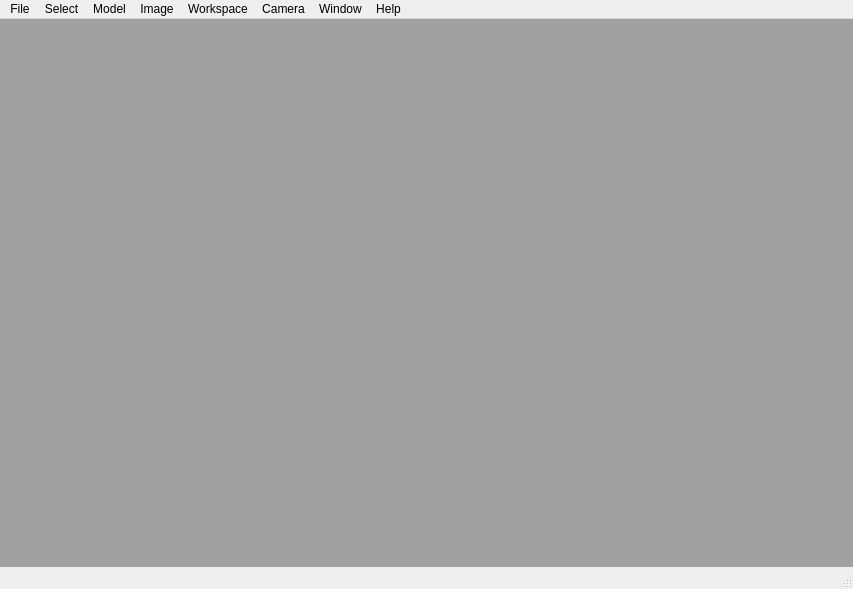
<?xml version="1.0" encoding="UTF-8"?>
<ui version="4.0">
 <class>MainWindow</class>
 <widget class="QMainWindow" name="MainWindow">
  <property name="geometry">
   <rect>
    <x>0</x>
    <y>0</y>
    <width>853</width>
    <height>589</height>
   </rect>
  </property>
  <property name="windowTitle">
   <string>Okno główne</string>
  </property>
  <property name="windowIcon">
   <iconset resource="../dpVision.qrc">
    <normaloff>:/icons/dpVision.ico</normaloff>:/icons/dpVision.ico</iconset>
  </property>
  <property name="animated">
   <bool>false</bool>
  </property>
  <property name="documentMode">
   <bool>false</bool>
  </property>
  <property name="dockNestingEnabled">
   <bool>false</bool>
  </property>
  <property name="dockOptions">
   <set>QMainWindow::AllowTabbedDocks|QMainWindow::VerticalTabs</set>
  </property>
  <property name="unifiedTitleAndToolBarOnMac">
   <bool>false</bool>
  </property>
  <widget class="QWidget" name="centralWidget">
   <property name="sizePolicy">
    <sizepolicy hsizetype="Expanding" vsizetype="Expanding">
     <horstretch>0</horstretch>
     <verstretch>0</verstretch>
    </sizepolicy>
   </property>
   <property name="minimumSize">
    <size>
     <width>0</width>
     <height>0</height>
    </size>
   </property>
   <property name="maximumSize">
    <size>
     <width>16777215</width>
     <height>16777215</height>
    </size>
   </property>
   <property name="autoFillBackground">
    <bool>false</bool>
   </property>
   <layout class="QVBoxLayout" name="verticalLayout">
    <property name="leftMargin">
     <number>0</number>
    </property>
    <property name="topMargin">
     <number>0</number>
    </property>
    <property name="rightMargin">
     <number>0</number>
    </property>
    <property name="bottomMargin">
     <number>0</number>
    </property>
    <item>
     <widget class="QMdiArea" name="mdiArea">
      <property name="lineWidth">
       <number>0</number>
      </property>
      <property name="background">
       <brush brushstyle="SolidPattern">
        <color alpha="255">
         <red>160</red>
         <green>160</green>
         <blue>160</blue>
        </color>
       </brush>
      </property>
      <property name="viewMode">
       <enum>QMdiArea::SubWindowView</enum>
      </property>
      <property name="documentMode">
       <bool>false</bool>
      </property>
     </widget>
    </item>
   </layout>
  </widget>
  <widget class="QMenuBar" name="menuBar">
   <property name="geometry">
    <rect>
     <x>0</x>
     <y>0</y>
     <width>853</width>
     <height>21</height>
    </rect>
   </property>
   <widget class="QMenu" name="menuFIle">
    <property name="title">
     <string>File</string>
    </property>
    <widget class="QMenu" name="menuRecentFiles">
     <property name="title">
      <string>Recent files</string>
     </property>
    </widget>
    <widget class="QMenu" name="menuImport">
     <property name="enabled">
      <bool>true</bool>
     </property>
     <property name="title">
      <string>Import</string>
     </property>
     <addaction name="action_ImportImage"/>
     <addaction name="action_ImportTK"/>
    </widget>
    <addaction name="actionOpenWorkspace"/>
    <addaction name="actionSaveWorkspace"/>
    <addaction name="separator"/>
    <addaction name="action_File_Open"/>
    <addaction name="action_File_SaveAs"/>
    <addaction name="separator"/>
    <addaction name="menuImport"/>
    <addaction name="separator"/>
    <addaction name="menuRecentFiles"/>
    <addaction name="separator"/>
    <addaction name="action_File_Exit"/>
   </widget>
   <widget class="QMenu" name="menuWindows">
    <property name="title">
     <string>Window</string>
    </property>
    <widget class="QMenu" name="menuStereoscopy">
     <property name="title">
      <string>Stereoscopy</string>
     </property>
     <widget class="QMenu" name="menuAnaglyph">
      <property name="title">
       <string>Anaglyph</string>
      </property>
      <addaction name="actionRedCyan"/>
      <addaction name="actionRedBlue"/>
      <addaction name="actionRedGreen"/>
      <addaction name="separator"/>
      <addaction name="actionCyanRed"/>
      <addaction name="actionBlueRed"/>
      <addaction name="actionGreenRed"/>
     </widget>
     <widget class="QMenu" name="menuOther">
      <property name="title">
       <string>Other</string>
      </property>
      <addaction name="actionRowInterlaced"/>
      <addaction name="actionAboveBelow"/>
      <addaction name="separator"/>
      <addaction name="actionColumnInterlaced"/>
      <addaction name="actionSideBySide"/>
     </widget>
     <addaction name="actionStereoNone"/>
     <addaction name="separator"/>
     <addaction name="actionQuadbuffering"/>
     <addaction name="menuAnaglyph"/>
     <addaction name="menuOther"/>
    </widget>
    <widget class="QMenu" name="menuNew">
     <property name="title">
      <string>New</string>
     </property>
     <addaction name="actionNewGLView"/>
    </widget>
    <addaction name="actionFullscreen"/>
    <addaction name="separator"/>
    <addaction name="menuStereoscopy"/>
    <addaction name="separator"/>
    <addaction name="action_View_Shaders"/>
    <addaction name="menuNew"/>
    <addaction name="separator"/>
    <addaction name="actionCascade"/>
    <addaction name="actionTile"/>
   </widget>
   <widget class="QMenu" name="menuWorkspace">
    <property name="title">
     <string>Workspace</string>
    </property>
    <widget class="QMenu" name="menuSelection">
     <property name="title">
      <string>Checked models</string>
     </property>
     <addaction name="actionSelectAll"/>
     <addaction name="actionUnselectAll"/>
     <addaction name="separator"/>
     <addaction name="actionResetSelectedTransformations"/>
     <addaction name="separator"/>
     <addaction name="actionHideSelectedModels"/>
     <addaction name="actionShowSelectedModels"/>
     <addaction name="separator"/>
     <addaction name="actionLockSelectedModels"/>
     <addaction name="actionUnlockSelectedModels"/>
     <addaction name="separator"/>
     <addaction name="actionRemoveSelectedModels"/>
    </widget>
    <addaction name="actionResetAllTransformations"/>
    <addaction name="separator"/>
    <addaction name="actionHideAllModels"/>
    <addaction name="actionShowAllModels"/>
    <addaction name="separator"/>
    <addaction name="actionLockAllModels"/>
    <addaction name="actionUnlockAllModels"/>
    <addaction name="separator"/>
    <addaction name="menuSelection"/>
    <addaction name="separator"/>
    <addaction name="actionRemoveAllModels"/>
   </widget>
   <widget class="QMenu" name="menuModel">
    <property name="title">
     <string>Model</string>
    </property>
    <widget class="QMenu" name="menuMeshEditionTools">
     <property name="title">
      <string>Mesh specific tools</string>
     </property>
     <widget class="QMenu" name="menuMeshRenderAs">
      <property name="title">
       <string>Render as</string>
      </property>
      <addaction name="action_Model_RenderAsFaces"/>
      <addaction name="action_Model_RenderAsEdges"/>
      <addaction name="action_Model_RenderAsVertices"/>
     </widget>
     <widget class="QMenu" name="menuMeshPickPoint">
      <property name="title">
       <string>Point Picking</string>
      </property>
      <addaction name="action_Tools_Grab_points"/>
      <addaction name="action_Tools_Picking_Snap"/>
     </widget>
     <addaction name="menuMeshRenderAs"/>
     <addaction name="separator"/>
     <addaction name="action_Model_ShowTexture"/>
     <addaction name="action_Model_Smoothing"/>
     <addaction name="separator"/>
     <addaction name="menuMeshPickPoint"/>
     <addaction name="separator"/>
     <addaction name="action_Mesh_InvertNormals"/>
     <addaction name="action_Mesh_ApplyTransformations"/>
    </widget>
    <widget class="QMenu" name="menuProgressiveMeshSpecificTools">
     <property name="title">
      <string>Progressive Mesh specific tools</string>
     </property>
     <addaction name="actionPMecol"/>
     <addaction name="actionPMvsplit"/>
    </widget>
    <addaction name="actionModelInSelection"/>
    <addaction name="action_Model_Show"/>
    <addaction name="action_Model_Lock"/>
    <addaction name="action_Model_ShowBB"/>
    <addaction name="separator"/>
    <addaction name="actionModelResetTransformation"/>
    <addaction name="separator"/>
    <addaction name="menuMeshEditionTools"/>
    <addaction name="menuProgressiveMeshSpecificTools"/>
    <addaction name="separator"/>
    <addaction name="action_Model_Duplicate"/>
    <addaction name="separator"/>
    <addaction name="action_Model_Close"/>
   </widget>
   <widget class="QMenu" name="menuHelp">
    <property name="title">
     <string>Help</string>
    </property>
    <widget class="QMenu" name="menuDebug">
     <property name="title">
      <string>Debug</string>
     </property>
     <addaction name="actionSwitchConsole"/>
    </widget>
    <addaction name="actionAbout"/>
    <addaction name="separator"/>
    <addaction name="menuDebug"/>
   </widget>
   <widget class="QMenu" name="menuCamera">
    <property name="title">
     <string>Camera</string>
    </property>
    <widget class="QMenu" name="menuProjection">
     <property name="title">
      <string>Projection</string>
     </property>
     <addaction name="actionProjectionPerpective"/>
     <addaction name="actionProjectionOrthogonal"/>
    </widget>
    <widget class="QMenu" name="menuLook_direction">
     <property name="title">
      <string>Look direction</string>
     </property>
     <addaction name="actionLookF"/>
     <addaction name="actionLookB"/>
     <addaction name="actionLookL"/>
     <addaction name="actionLookR"/>
     <addaction name="actionLookT"/>
     <addaction name="actionLookD"/>
    </widget>
    <addaction name="actionCameraResetTransformation"/>
    <addaction name="separator"/>
    <addaction name="menuProjection"/>
    <addaction name="menuLook_direction"/>
   </widget>
   <widget class="QMenu" name="menuSelect">
    <property name="title">
     <string>Select</string>
    </property>
    <addaction name="action_select_Vertex"/>
    <addaction name="action_select_Face"/>
    <addaction name="action_select_None"/>
    <addaction name="separator"/>
    <addaction name="action_select_selection_delete"/>
    <addaction name="action_select_noselection_delete"/>
   </widget>
   <widget class="QMenu" name="menuImage">
    <property name="title">
     <string>Image</string>
    </property>
    <addaction name="action_ImageFit"/>
   </widget>
   <addaction name="menuFIle"/>
   <addaction name="menuSelect"/>
   <addaction name="menuModel"/>
   <addaction name="menuImage"/>
   <addaction name="menuWorkspace"/>
   <addaction name="menuCamera"/>
   <addaction name="menuWindows"/>
   <addaction name="menuHelp"/>
  </widget>
  <widget class="QStatusBar" name="statusBar"/>
  <action name="action_File_Open">
   <property name="text">
    <string>Open...</string>
   </property>
  </action>
  <action name="action_File_Exit">
   <property name="text">
    <string>Exit</string>
   </property>
  </action>
  <action name="actionNewGLView">
   <property name="text">
    <string>OpenGL viewer</string>
   </property>
  </action>
  <action name="actionCascade">
   <property name="text">
    <string>Cascade</string>
   </property>
  </action>
  <action name="actionTile">
   <property name="text">
    <string>Tile</string>
   </property>
  </action>
  <action name="actionFullscreen">
   <property name="text">
    <string>Fullscreen</string>
   </property>
   <property name="shortcut">
    <string>F11</string>
   </property>
   <property name="visible">
    <bool>true</bool>
   </property>
  </action>
  <action name="action_File_SaveAs">
   <property name="text">
    <string>Save as...</string>
   </property>
  </action>
  <action name="actionAll">
   <property name="enabled">
    <bool>false</bool>
   </property>
   <property name="text">
    <string>All</string>
   </property>
  </action>
  <action name="actionSelectNone">
   <property name="text">
    <string>None</string>
   </property>
  </action>
  <action name="actionRotationMode">
   <property name="checkable">
    <bool>true</bool>
   </property>
   <property name="icon">
    <iconset>
     <normaloff>icons/rotate-cw.png</normaloff>icons/rotate-cw.png</iconset>
   </property>
   <property name="text">
    <string>rotation mode</string>
   </property>
  </action>
  <action name="actionZoomMode">
   <property name="checkable">
    <bool>true</bool>
   </property>
   <property name="icon">
    <iconset>
     <normaloff>:/QTgui/icons/zoom16.png</normaloff>:/QTgui/icons/zoom16.png</iconset>
   </property>
   <property name="text">
    <string>zoom mode</string>
   </property>
  </action>
  <action name="actionMoveMode">
   <property name="checkable">
    <bool>true</bool>
   </property>
   <property name="icon">
    <iconset>
     <normaloff>icons/Move.png</normaloff>icons/Move.png</iconset>
   </property>
   <property name="text">
    <string>move mode</string>
   </property>
  </action>
  <action name="actionStereoNone">
   <property name="text">
    <string>None</string>
   </property>
  </action>
  <action name="actionRedCyan">
   <property name="text">
    <string>Red-Cyan</string>
   </property>
  </action>
  <action name="action_Model_ShowTexture">
   <property name="checkable">
    <bool>true</bool>
   </property>
   <property name="checked">
    <bool>true</bool>
   </property>
   <property name="text">
    <string>Texture on/off</string>
   </property>
   <property name="shortcut">
    <string>T</string>
   </property>
  </action>
  <action name="action_Model_Smoothing">
   <property name="checkable">
    <bool>true</bool>
   </property>
   <property name="checked">
    <bool>true</bool>
   </property>
   <property name="text">
    <string>Smoothing on/of</string>
   </property>
   <property name="shortcut">
    <string>Q</string>
   </property>
  </action>
  <action name="action_Model_Duplicate">
   <property name="text">
    <string>Create copy</string>
   </property>
   <property name="shortcut">
    <string>C</string>
   </property>
  </action>
  <action name="actionCameraResetTransformation">
   <property name="text">
    <string>Reset camera transformation</string>
   </property>
   <property name="shortcut">
    <string>Alt+N</string>
   </property>
  </action>
  <action name="action_Model_ShowBB">
   <property name="checkable">
    <bool>true</bool>
   </property>
   <property name="checked">
    <bool>true</bool>
   </property>
   <property name="text">
    <string>Bounding Box show/hide</string>
   </property>
   <property name="shortcut">
    <string>B</string>
   </property>
  </action>
  <action name="actionOpenWorkspace">
   <property name="text">
    <string>Open workspace...</string>
   </property>
  </action>
  <action name="action_Model_Close">
   <property name="text">
    <string>Remove current model</string>
   </property>
   <property name="shortcut">
    <string>Del</string>
   </property>
  </action>
  <action name="actionSaveWorkspace">
   <property name="text">
    <string>Save workspace...</string>
   </property>
  </action>
  <action name="actionQuadbuffering">
   <property name="text">
    <string>Quadbuffering</string>
   </property>
  </action>
  <action name="actionRowInterlaced">
   <property name="text">
    <string>Row interlaced</string>
   </property>
  </action>
  <action name="actionColumnInterlaced">
   <property name="text">
    <string>Column interlaced</string>
   </property>
  </action>
  <action name="actionPMecol">
   <property name="text">
    <string>PM Reduction (ecol)</string>
   </property>
  </action>
  <action name="actionPMvsplit">
   <property name="text">
    <string>PM Reconstruction (vsplit)</string>
   </property>
  </action>
  <action name="actionAbout">
   <property name="text">
    <string>About...</string>
   </property>
  </action>
  <action name="actionPluginsManager">
   <property name="text">
    <string>Manager...</string>
   </property>
  </action>
  <action name="actionRedBlue">
   <property name="text">
    <string>Red-Blue</string>
   </property>
  </action>
  <action name="actionRedGreen">
   <property name="text">
    <string>Red-Green</string>
   </property>
  </action>
  <action name="actionCyanRed">
   <property name="text">
    <string>Cyan-Red</string>
   </property>
  </action>
  <action name="actionBlueRed">
   <property name="text">
    <string>Blue-Red</string>
   </property>
  </action>
  <action name="actionGreenRed">
   <property name="text">
    <string>Green-Red</string>
   </property>
  </action>
  <action name="actionAboveBelow">
   <property name="text">
    <string>Above/Below</string>
   </property>
  </action>
  <action name="actionSideBySide">
   <property name="text">
    <string>Side by side</string>
   </property>
  </action>
  <action name="actionProjectionPerpective">
   <property name="text">
    <string>Perspective</string>
   </property>
   <property name="shortcut">
    <string>Alt+P, P</string>
   </property>
  </action>
  <action name="actionProjectionOrthogonal">
   <property name="text">
    <string>Orthogonal</string>
   </property>
   <property name="shortcut">
    <string>Alt+P, O</string>
   </property>
  </action>
  <action name="action_Model_Lock">
   <property name="checkable">
    <bool>true</bool>
   </property>
   <property name="text">
    <string>Model is locked</string>
   </property>
   <property name="shortcut">
    <string>L</string>
   </property>
  </action>
  <action name="action_Model_Show">
   <property name="checkable">
    <bool>true</bool>
   </property>
   <property name="checked">
    <bool>true</bool>
   </property>
   <property name="text">
    <string>Model is visible</string>
   </property>
   <property name="shortcut">
    <string>H</string>
   </property>
  </action>
  <action name="action_Tools_Picking_Snap">
   <property name="checkable">
    <bool>true</bool>
   </property>
   <property name="text">
    <string>Snap to vertices</string>
   </property>
  </action>
  <action name="action_Tools_Picking_Point">
   <property name="checkable">
    <bool>true</bool>
   </property>
   <property name="checked">
    <bool>true</bool>
   </property>
   <property name="text">
    <string>Point on face</string>
   </property>
  </action>
  <action name="actionDd">
   <property name="text">
    <string>dd</string>
   </property>
  </action>
  <action name="action_View_Shaders">
   <property name="checkable">
    <bool>true</bool>
   </property>
   <property name="enabled">
    <bool>false</bool>
   </property>
   <property name="text">
    <string>Use shaders (test)</string>
   </property>
   <property name="visible">
    <bool>false</bool>
   </property>
  </action>
  <action name="action_Mesh_InvertNormals">
   <property name="text">
    <string>Invert normals</string>
   </property>
  </action>
  <action name="action_Mesh_ApplyTransformations">
   <property name="text">
    <string>Apply transformations</string>
   </property>
  </action>
  <action name="action_Tools_Grab_points">
   <property name="checkable">
    <bool>true</bool>
   </property>
   <property name="text">
    <string>Grab points</string>
   </property>
  </action>
  <action name="actionResetAllTransformations">
   <property name="text">
    <string>Reset all transformations</string>
   </property>
   <property name="shortcut">
    <string>Shift+N</string>
   </property>
  </action>
  <action name="actionRemoveAllModels">
   <property name="text">
    <string>Remove all models</string>
   </property>
   <property name="shortcut">
    <string>Shift+Del</string>
   </property>
  </action>
  <action name="actionResetSelectedTransformations">
   <property name="text">
    <string>Reset checked transformations</string>
   </property>
   <property name="shortcut">
    <string>Ctrl+S, N</string>
   </property>
  </action>
  <action name="actionRemoveSelectedModels">
   <property name="text">
    <string>Remove checked models</string>
   </property>
   <property name="shortcut">
    <string>Ctrl+Del</string>
   </property>
  </action>
  <action name="actionLockAllModels">
   <property name="text">
    <string>Lock all models</string>
   </property>
   <property name="shortcut">
    <string>Shift+L, L</string>
   </property>
  </action>
  <action name="actionLockSelectedModels">
   <property name="text">
    <string>Lock checked models</string>
   </property>
   <property name="shortcut">
    <string>Ctrl+L, L</string>
   </property>
  </action>
  <action name="actionUnlockSelectedModels">
   <property name="text">
    <string>Unlock checked models</string>
   </property>
   <property name="shortcut">
    <string>Ctrl+L, U</string>
   </property>
  </action>
  <action name="actionUnlockAllModels">
   <property name="text">
    <string>Unlock all models</string>
   </property>
   <property name="shortcut">
    <string>Shift+L, U</string>
   </property>
  </action>
  <action name="actionSelectAll">
   <property name="text">
    <string>Check All</string>
   </property>
   <property name="shortcut">
    <string>Ctrl+S, =</string>
   </property>
  </action>
  <action name="actionUnselectAll">
   <property name="text">
    <string>Uncheck All</string>
   </property>
   <property name="shortcut">
    <string>Ctrl+S, -</string>
   </property>
  </action>
  <action name="actionShowAllModels">
   <property name="text">
    <string>Show all models</string>
   </property>
   <property name="shortcut">
    <string>Shift+H, S</string>
   </property>
  </action>
  <action name="actionShowSelectedModels">
   <property name="text">
    <string>Show checked models</string>
   </property>
   <property name="shortcut">
    <string>Ctrl+H, S</string>
   </property>
  </action>
  <action name="actionHideAllModels">
   <property name="text">
    <string>Hide all models</string>
   </property>
   <property name="shortcut">
    <string>Shift+H, H</string>
   </property>
  </action>
  <action name="actionHideSelectedModels">
   <property name="text">
    <string>Hide checked models</string>
   </property>
   <property name="shortcut">
    <string>Ctrl+H, H</string>
   </property>
  </action>
  <action name="actionModelInSelection">
   <property name="checkable">
    <bool>true</bool>
   </property>
   <property name="text">
    <string>Model is selected</string>
   </property>
   <property name="shortcut">
    <string>A</string>
   </property>
  </action>
  <action name="actionModelResetTransformation">
   <property name="text">
    <string>Reset model transformation</string>
   </property>
   <property name="shortcut">
    <string>N</string>
   </property>
  </action>
  <action name="actionzz">
   <property name="text">
    <string>zz</string>
   </property>
  </action>
  <action name="action_select_Vertex">
   <property name="checkable">
    <bool>true</bool>
   </property>
   <property name="text">
    <string>Area</string>
   </property>
   <property name="shortcut">
    <string>Shift+V</string>
   </property>
  </action>
  <action name="action_select_Face">
   <property name="checkable">
    <bool>true</bool>
   </property>
   <property name="enabled">
    <bool>false</bool>
   </property>
   <property name="text">
    <string>Face</string>
   </property>
   <property name="shortcut">
    <string>Shift+F</string>
   </property>
  </action>
  <action name="action_select_None">
   <property name="checkable">
    <bool>true</bool>
   </property>
   <property name="checked">
    <bool>true</bool>
   </property>
   <property name="text">
    <string>None</string>
   </property>
  </action>
  <action name="action_select_selection_delete">
   <property name="enabled">
    <bool>false</bool>
   </property>
   <property name="text">
    <string>Delete selected area</string>
   </property>
  </action>
  <action name="action_select_noselection_delete">
   <property name="enabled">
    <bool>false</bool>
   </property>
   <property name="text">
    <string>Delete not selected area</string>
   </property>
  </action>
  <action name="action_ImportTK">
   <property name="enabled">
    <bool>false</bool>
   </property>
   <property name="text">
    <string>TK images</string>
   </property>
  </action>
  <action name="actionNewPicView">
   <property name="enabled">
    <bool>false</bool>
   </property>
   <property name="text">
    <string>Image viewer</string>
   </property>
  </action>
  <action name="action_ImportImage">
   <property name="text">
    <string>2D image</string>
   </property>
  </action>
  <action name="action_ImageFit">
   <property name="checkable">
    <bool>true</bool>
   </property>
   <property name="text">
    <string>Fit to window</string>
   </property>
  </action>
  <action name="actionLookF">
   <property name="text">
    <string>Front</string>
   </property>
   <property name="shortcut">
    <string>Ctrl+L, Ctrl+F</string>
   </property>
  </action>
  <action name="actionLookL">
   <property name="text">
    <string>Left</string>
   </property>
   <property name="shortcut">
    <string>Ctrl+L, Ctrl+L</string>
   </property>
  </action>
  <action name="actionLookT">
   <property name="text">
    <string>Top</string>
   </property>
   <property name="shortcut">
    <string>Ctrl+L, Ctrl+T</string>
   </property>
  </action>
  <action name="actionLookB">
   <property name="text">
    <string>Back</string>
   </property>
   <property name="shortcut">
    <string>Ctrl+L, Ctrl+B</string>
   </property>
  </action>
  <action name="actionLookR">
   <property name="text">
    <string>Right</string>
   </property>
   <property name="shortcut">
    <string>Ctrl+L, Ctrl+R</string>
   </property>
  </action>
  <action name="actionLookD">
   <property name="text">
    <string>Bottom</string>
   </property>
   <property name="shortcut">
    <string>Ctrl+L, Ctrl+D</string>
   </property>
  </action>
  <action name="actionSwitchConsole">
   <property name="checkable">
    <bool>true</bool>
   </property>
   <property name="text">
    <string>Switch console</string>
   </property>
  </action>
  <action name="actionee">
   <property name="text">
    <string>ee</string>
   </property>
  </action>
  <actiongroup name="GroupRender">
   <action name="action_Model_RenderAsFaces">
    <property name="checkable">
     <bool>true</bool>
    </property>
    <property name="checked">
     <bool>true</bool>
    </property>
    <property name="text">
     <string>Faces</string>
    </property>
    <property name="shortcut">
     <string>F</string>
    </property>
   </action>
   <action name="action_Model_RenderAsEdges">
    <property name="checkable">
     <bool>true</bool>
    </property>
    <property name="text">
     <string>Edges</string>
    </property>
    <property name="shortcut">
     <string>E</string>
    </property>
   </action>
   <action name="action_Model_RenderAsVertices">
    <property name="checkable">
     <bool>true</bool>
    </property>
    <property name="text">
     <string>Vertices</string>
    </property>
    <property name="shortcut">
     <string>V</string>
    </property>
   </action>
  </actiongroup>
 </widget>
 <layoutdefault spacing="6" margin="11"/>
 <resources>
  <include location="../dpVision.qrc"/>
 </resources>
 <connections>
  <connection>
   <sender>actionAbout</sender>
   <signal>triggered()</signal>
   <receiver>MainWindow</receiver>
   <slot>helpAbout()</slot>
   <hints>
    <hint type="sourcelabel">
     <x>-1</x>
     <y>-1</y>
    </hint>
    <hint type="destinationlabel">
     <x>426</x>
     <y>294</y>
    </hint>
   </hints>
  </connection>
  <connection>
   <sender>action_File_Exit</sender>
   <signal>triggered()</signal>
   <receiver>MainWindow</receiver>
   <slot>close()</slot>
   <hints>
    <hint type="sourcelabel">
     <x>-1</x>
     <y>-1</y>
    </hint>
    <hint type="destinationlabel">
     <x>426</x>
     <y>294</y>
    </hint>
   </hints>
  </connection>
  <connection>
   <sender>actionNewGLView</sender>
   <signal>triggered()</signal>
   <receiver>MainWindow</receiver>
   <slot>createGLViewer()</slot>
   <hints>
    <hint type="sourcelabel">
     <x>-1</x>
     <y>-1</y>
    </hint>
    <hint type="destinationlabel">
     <x>426</x>
     <y>294</y>
    </hint>
   </hints>
  </connection>
  <connection>
   <sender>action_File_Open</sender>
   <signal>triggered()</signal>
   <receiver>MainWindow</receiver>
   <slot>fileOpen()</slot>
   <hints>
    <hint type="sourcelabel">
     <x>-1</x>
     <y>-1</y>
    </hint>
    <hint type="destinationlabel">
     <x>426</x>
     <y>294</y>
    </hint>
   </hints>
  </connection>
  <connection>
   <sender>action_Model_Close</sender>
   <signal>triggered()</signal>
   <receiver>MainWindow</receiver>
   <slot>modelClose()</slot>
   <hints>
    <hint type="sourcelabel">
     <x>-1</x>
     <y>-1</y>
    </hint>
    <hint type="destinationlabel">
     <x>426</x>
     <y>294</y>
    </hint>
   </hints>
  </connection>
  <connection>
   <sender>action_Model_ShowTexture</sender>
   <signal>toggled(bool)</signal>
   <receiver>MainWindow</receiver>
   <slot>textureOnOff(bool)</slot>
   <hints>
    <hint type="sourcelabel">
     <x>-1</x>
     <y>-1</y>
    </hint>
    <hint type="destinationlabel">
     <x>426</x>
     <y>294</y>
    </hint>
   </hints>
  </connection>
  <connection>
   <sender>action_Model_Smoothing</sender>
   <signal>toggled(bool)</signal>
   <receiver>MainWindow</receiver>
   <slot>mesh_renderSmooth(bool)</slot>
   <hints>
    <hint type="sourcelabel">
     <x>-1</x>
     <y>-1</y>
    </hint>
    <hint type="destinationlabel">
     <x>426</x>
     <y>294</y>
    </hint>
   </hints>
  </connection>
  <connection>
   <sender>action_Model_RenderAsFaces</sender>
   <signal>triggered()</signal>
   <receiver>MainWindow</receiver>
   <slot>mesh_renderAsFaces()</slot>
   <hints>
    <hint type="sourcelabel">
     <x>-1</x>
     <y>-1</y>
    </hint>
    <hint type="destinationlabel">
     <x>426</x>
     <y>294</y>
    </hint>
   </hints>
  </connection>
  <connection>
   <sender>action_Model_RenderAsEdges</sender>
   <signal>triggered()</signal>
   <receiver>MainWindow</receiver>
   <slot>mesh_renderAsEdges()</slot>
   <hints>
    <hint type="sourcelabel">
     <x>-1</x>
     <y>-1</y>
    </hint>
    <hint type="destinationlabel">
     <x>426</x>
     <y>294</y>
    </hint>
   </hints>
  </connection>
  <connection>
   <sender>action_Model_RenderAsVertices</sender>
   <signal>triggered()</signal>
   <receiver>MainWindow</receiver>
   <slot>mesh_renderAsVertices()</slot>
   <hints>
    <hint type="sourcelabel">
     <x>-1</x>
     <y>-1</y>
    </hint>
    <hint type="destinationlabel">
     <x>426</x>
     <y>294</y>
    </hint>
   </hints>
  </connection>
  <connection>
   <sender>actionProjectionOrthogonal</sender>
   <signal>triggered()</signal>
   <receiver>MainWindow</receiver>
   <slot>projectionOrthogonal()</slot>
   <hints>
    <hint type="sourcelabel">
     <x>-1</x>
     <y>-1</y>
    </hint>
    <hint type="destinationlabel">
     <x>426</x>
     <y>294</y>
    </hint>
   </hints>
  </connection>
  <connection>
   <sender>actionProjectionPerpective</sender>
   <signal>triggered()</signal>
   <receiver>MainWindow</receiver>
   <slot>projectionPerspective()</slot>
   <hints>
    <hint type="sourcelabel">
     <x>-1</x>
     <y>-1</y>
    </hint>
    <hint type="destinationlabel">
     <x>426</x>
     <y>294</y>
    </hint>
   </hints>
  </connection>
 </connections>
 <designerdata>
  <property name="gridDeltaX">
   <number>10</number>
  </property>
  <property name="gridDeltaY">
   <number>10</number>
  </property>
  <property name="gridSnapX">
   <bool>false</bool>
  </property>
  <property name="gridSnapY">
   <bool>false</bool>
  </property>
  <property name="gridVisible">
   <bool>true</bool>
  </property>
 </designerdata>
 <slots>
  <slot>viewChildFS()</slot>
  <slot>fileOpen()</slot>
  <slot>stereoscopyOff()</slot>
  <slot>stereoscopyRedCyan()</slot>
  <slot>mesh_renderAsFaces()</slot>
  <slot>mesh_renderAsEdges()</slot>
  <slot>mesh_renderAsVertices()</slot>
  <slot>textureOnOff(bool)</slot>
  <slot>mesh_renderSmooth(bool)</slot>
  <slot>createNewCopy()</slot>
  <slot>cameraResetPosition()</slot>
  <slot>bbShowHide(bool)</slot>
  <slot>openWorkspace()</slot>
  <slot>modelClose()</slot>
  <slot>saveWorkspace()</slot>
  <slot>fileSave()</slot>
  <slot>stereoscopyQuadbuff()</slot>
  <slot>stereoscopyRowInterlaced()</slot>
  <slot>stereoscopyColInterlaced()</slot>
  <slot>pmEcol()</slot>
  <slot>pmVsplit()</slot>
  <slot>helpAbout()</slot>
  <slot>stereoscopyRedBlue()</slot>
  <slot>stereoscopyRedGreen()</slot>
  <slot>stereoscopyBlueRed()</slot>
  <slot>stereoscopyCyanRed()</slot>
  <slot>stereoscopyGreenRed()</slot>
  <slot>stereoscopyAboveBelow()</slot>
  <slot>stereoscopySideBySide()</slot>
  <slot>projectionOrthogonal()</slot>
  <slot>projectionPerspective()</slot>
  <slot>viewerSelected(QMdiSubWindow*)</slot>
  <slot>modelLock(bool)</slot>
  <slot>modelVisibility(bool)</slot>
  <slot>useShaders(bool)</slot>
  <slot>modelInvertNormals()</slot>
  <slot>meshApplyTransformations()</slot>
  <slot>pickSnap(bool)</slot>
  <slot>grabPoints(bool)</slot>
  <slot>removeAllModels()</slot>
  <slot>resetAllTransformations()</slot>
  <slot>removeSelectedModels()</slot>
  <slot>resetSelectedTransformations()</slot>
  <slot>lockAllModels()</slot>
  <slot>lockSelectedModels()</slot>
  <slot>unlockAllModels()</slot>
  <slot>unlockSelectedModels()</slot>
  <slot>selectAll()</slot>
  <slot>unselectAll()</slot>
  <slot>hideAllModels()</slot>
  <slot>showAllModels()</slot>
  <slot>hideSelectedModels()</slot>
  <slot>showSelectedModels()</slot>
  <slot>modelInSelection(bool)</slot>
  <slot>modelResetTransformations()</slot>
  <slot>actionSelectVertex()</slot>
  <slot>actionSelectFace()</slot>
  <slot>actionSelectNone()</slot>
  <slot>actionSelectSelectionDelete()</slot>
  <slot>actionSelectNoSelectionDelete()</slot>
  <slot>createGLViewer()</slot>
  <slot>importImage()</slot>
  <slot>imageFit(bool)</slot>
  <slot>actionLookDir()</slot>
  <slot>switchConsole(bool)</slot>
 </slots>
</ui>
